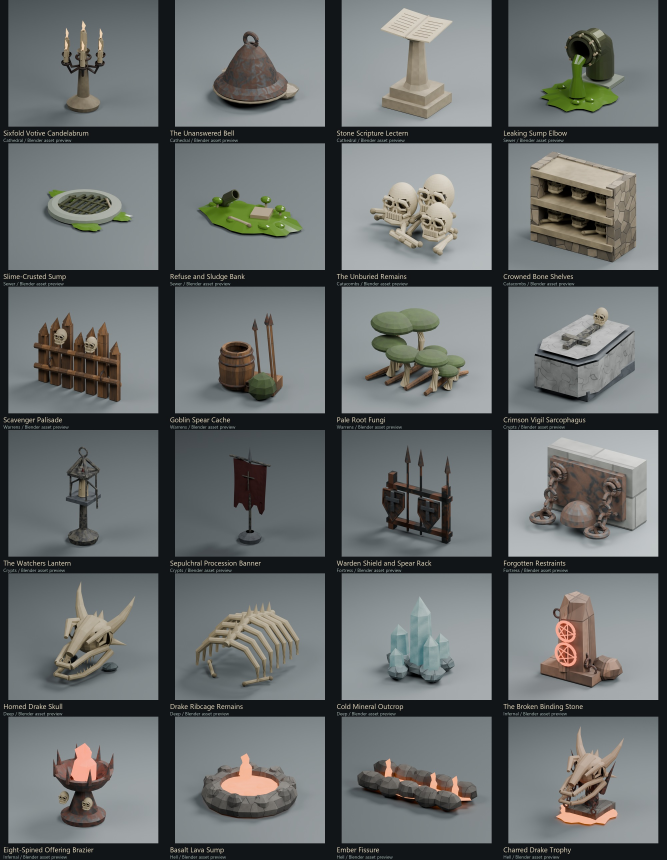
#> input picture ArtSource/RegionalDressing/CONTACT_SHEET.jpg, 2000 x 2580 px (shown at 1/3 size)
$ python create_room_kit_polish_review.py
#> lines starting #> are read from the running program, lines starting #| are printed output that depends on the picture
"""Assemble the polish review from real captures and recorded evidence.

Missing or incomplete evidence remains pending. This tool does not launch Unreal,
modify game assets, or promote a candidate. Run with the bundled Pillow Python.
"""
from __future__ import annotations

import argparse
from datetime import datetime, timezone
import html
import hashlib
import json
from pathlib import Path
import re
import shutil

from PIL import Image

ROOT = Path(__file__).resolve().parents[1]
parser = argparse.ArgumentParser()
parser.add_argument('--capture-dir', type=Path, default=ROOT / 'Builds/RoomKitPolishCandidate/Windows/DungeonCrawler/Saved/RoomKit')
parser.add_argument('--evidence-dir', type=Path, default=ROOT / 'Saved/RoomKitPolish')
parser.add_argument('--output-dir', type=Path, default=ROOT / 'ArtReview/RoomKitPolish')
args = parser.parse_args()
OUT = args.output_dir.resolve()
if not OUT.is_relative_to(ROOT / 'ArtReview'):
    raise SystemExit('Output must remain inside the project ArtReview folder.')
for directory in [OUT, OUT / 'native', OUT / 'comparison', OUT / 'source', OUT / 'evidence']:
    directory.mkdir(parents=True, exist_ok=True)
issues = []
evidence_links = []
published_images = []


def esc(value):
    return html.escape(str(value), quote=True)


def read_json(path):
    if not path.exists():
        return None
    try:
        return json.loads(path.read_text(encoding='utf-8-sig'))
    except (json.JSONDecodeError, OSError) as error:
        issues.append(f'{path.name}: incomplete or unreadable ({type(error).__name__}).')
        return None


def read_text(path):
    return path.read_text(encoding='utf-8-sig', errors='replace') if path.exists() else ''


def evidence(path, name=None):
    if not path.exists():
        return ''
    target = OUT / 'evidence' / (name or path.name)
    shutil.copy2(path, target)
    href = 'evidence/' + target.name
    if href not in [item[1] for item in evidence_links]:
        evidence_links.append((target.name, href))
    return href


def publish_image(path, folder, stem=None, size=(1400, 850)):
    """Copy a genuine full-resolution image and create a display thumbnail."""
    stem = stem or path.stem
    try:
        with Image.open(path) as original:
            image = original.convert('RGB')
            image.thumbnail(size, Image.Resampling.LANCZOS)
            target = OUT / folder / (stem + '.jpg')
            image.save(target, quality=91)
        full = OUT / folder / (stem + ('_original' if path.suffix.lower() == '.jpg' else '') + path.suffix.lower())
        shutil.copy2(path, full)
        published_images.append(dict(source=str(path), thumbnail=str(target.relative_to(OUT)), original=str(full.relative_to(OUT))))
        return str(target.relative_to(OUT)).replace('\\', '/'), str(full.relative_to(OUT)).replace('\\', '/')
    except (OSError, ValueError):
        issues.append(f'{path.name}: image is not yet complete.')
        return None


def picture(path, folder, caption, tag='Native Unreal capture', stem=None):
    result = publish_image(path, folder, stem)
    if not result:
        return pending(caption + ' — capture pending')
    thumbnail, full = result
    return (f'<figure><a href="{esc(full)}"><img src="{esc(thumbnail)}" alt="{esc(caption)}" loading="lazy"></a>'
            f'<figcaption>{esc(caption)}<span>{esc(tag)}</span></figcaption></figure>')


def pending(text):
    return f'<div class="pending-card">{esc(text)}</div>'


checks = []


def check(label, status, detail, path=None, name=None):
    href = evidence(path, name) if path else ''
    checks.append(dict(label=label, status=status, detail=detail, evidence=href))


campaign = read_json(ROOT / 'Content/Game/Data/campaign.json') or {}
floors = campaign.get('floors', [])
regions = {}
for floor in floors:
    regions.setdefault(floor['regionIndex'], floor['region'])
fallback_regions = ['Last Dawn Cathedral', 'Old City Sewers', 'Forgotten Catacombs', 'Goblin Warrens', 'Ancient Crypts', 'Buried Fortress', 'The Deep', 'Infernal Ruins', 'Hell']
for index, name in enumerate(fallback_regions):
    regions.setdefault(index, name)

props_manifest = read_json(ROOT / 'ArtSource/RegionalDressing/manifest.json') or {}
props = props_manifest.get('props', [])
source_qa_path = ROOT / 'ArtSource/RegionalDressing/validation.json'
source_qa = read_json(source_qa_path)
if source_qa and source_qa.get('status') == 'PASS' and source_qa.get('props') == 24 and source_qa.get('failures') == 0:
    check('Blender prop library', 'PASS', f"24 props across nine themes; {source_qa.get('triangles', 0):,} triangles total. Source assets only.", source_qa_path, 'prop_source_validation.json')
else:
    check('Blender prop library', 'PENDING', 'Complete source validation has not been recorded.', source_qa_path, 'prop_source_validation.json')

import_path = ROOT / 'Saved/RegionalDressingPass/import_report.json'
imported = read_json(import_path)
source_hashes = {record['id']: next((file['sha256'] for file in record.get('files', []) if file['path'].lower().endswith('.fbx')), None) for record in (source_qa or {}).get('records', [])}
current_import_hashes = bool(imported and len(imported.get('meshes', [])) == 24 and all(source_hashes.get(mesh['id']) == mesh.get('sourceFbxSha256') and source_hashes.get(mesh['id']) for mesh in imported['meshes']))
if imported and imported.get('status') == 'PASS' and imported.get('failures') == 0 and len(imported.get('meshes', [])) == 24 and len(imported.get('materials', [])) == 45 and current_import_hashes:
    check('Props imported into Unreal', 'PASS', '24 meshes and 45 regional material instances recorded.', import_path, 'prop_import.json')
elif imported and imported.get('status') == 'FAILED':
    check('Props imported into Unreal', 'FAIL', str(imported.get('error', 'Import reported a failure.')), import_path, 'prop_import.json')
else:
    check('Props imported into Unreal', 'PENDING', 'A complete import report matching the current source hashes is not yet present.', import_path, 'prop_import.json')

tests_path = args.evidence_dir / 'AutomationFinal/index.json'
tests = read_json(tests_path)
if tests:
    passed = tests.get('succeeded', 0) + tests.get('succeededWithWarnings', 0)
    failed = tests.get('failed', 0)
    unfinished = tests.get('notRun', 0) + tests.get('inProcess', 0)
    status = 'FAIL' if failed else 'PASS' if passed >= 25 and not unfinished else 'PENDING'
    check('Final automated game tests', status, f'{passed} passed, {failed} failed, {unfinished} unfinished.', tests_path, 'automation_final.json')
else:
    check('Final automated game tests', 'PENDING', 'The final automation report is not present.')

enemy_path = args.evidence_dir / 'enemy_distribution_results.txt'
enemy_text = read_text(enemy_path)
enemy_rows = re.findall(r'^floor=(\d+) seeds=(\d+) encounter_sites=(\d+)\.\.(\d+) latest_first_room=(\d+) (PASS|FAIL)\s*$', enemy_text, re.M)
enemy_cases = re.search(r'cases=(\d+);', enemy_text)
enemy_complete = (len(enemy_rows) == 18 and {int(row[0]) for row in enemy_rows} == set(range(18)) and
                  all(row[5] == 'PASS' and int(row[1]) == 24 and int(row[4]) <= 2 for row in enemy_rows) and
                  enemy_cases is not None and int(enemy_cases[1]) == 432)
if enemy_complete:
    check('Encounter distribution', 'PASS', '432 seeded floors checked; fights spread across at least 70% of exploration rooms, with an early encounter within two room exits.', enemy_path)
else:
    check('Encounter distribution', 'FAIL' if re.search(r'\bFAIL\b', enemy_text) else 'PENDING', 'The complete 18-floor distribution report is not yet available.', enemy_path)
diagnosis = read_json(args.evidence_dir / 'enemy_diagnosis.json') or {}
old_sites = [f.get('previousModularEncounters') for f in diagnosis.get('floors', []) if isinstance(f.get('previousModularEncounters'), int)]
new_min = min(int(row[2]) for row in enemy_rows) if enemy_complete else None
new_max = max(int(row[3]) for row in enemy_rows) if enemy_complete else None
enemy_html = '<p>The denser encounter layout is awaiting its completed validation report.</p>'
if enemy_complete:
    enemy_html = f'<p><strong>{new_min}–{new_max} encounters per floor</strong>, spread through the rooms. The first fight arrives within two room exits. Existing enemy artwork and roster combinations are reused.</p>'
    if old_sites:
        scale = max(max(old_sites), new_max)
        enemy_html += (f'<div class="bars"><div><span>Previous room layout</span><div class="track"><b style="width:{max(old_sites)/scale*100:.1f}%"></b></div><strong>{min(old_sites)}–{max(old_sites)}</strong></div>'
                       f'<div><span>Updated distribution</span><div class="track new"><b style="width:{new_max/scale*100:.1f}%"></b></div><strong>{new_min}–{new_max}</strong></div></div>')
    enemy_html += '<p class="small">Counts are encounter locations, not individual enemy sprites. Entrance and recovery spaces remain calm. Existing cleared rooms and saved progress require the separate migration checks.</p>'
    evidence(args.evidence_dir / 'enemy_diagnosis.json')
    evidence(args.evidence_dir / 'enemy_migration_results.txt')

coverage_path = args.evidence_dir / 'floor_coverage.json'
coverage = read_json(coverage_path)
if coverage:
    good = coverage.get('passed') is True and coverage.get('roomCount') == 25 and coverage.get('failures') == []
    check('Floor surface coverage', 'PASS' if good else 'FAIL', f"{coverage.get('roomCount', 0)} room meshes checked through export and reimport. This measures geometry coverage; it is separate from the rendered comparison.", coverage_path)
else:
    check('Floor surface coverage', 'PENDING', 'The floor mesh audit is not yet available.')

placement_path = args.evidence_dir / 'placement_simulation.json'
placement = read_json(placement_path)
placement_current = bool(placement and placement.get('inputs') and all((ROOT / item['path']).exists() and hashlib.sha256((ROOT / item['path']).read_bytes()).hexdigest() == item['sha256'] for item in placement['inputs'].values()))
if placement and placement_current:
    good = placement.get('status') == 'PASS' and placement.get('failures') == []
    check('Prop placement bounds simulation', 'PASS' if good else 'FAIL', f"{placement.get('configurations', 0):,} static configurations; {placement.get('acceptedPlacements', 0):,} accepted placements; {placement.get('overlappingNewPropAabbs', 0)} new-prop box overlaps. This is a source-data simulation, separate from native checks.", placement_path)
    evidence(args.evidence_dir / 'placement_simulation.md')
    evidence(args.evidence_dir / 'audit_dressing_placement.py')
else:
    check('Prop placement bounds simulation', 'PENDING', 'A bounds simulation matching the current source files is not yet recorded.', placement_path)

capture_files = sorted(args.capture_dir.glob('Floor_*_*.png'))
prop_captures = {}
ordinary_captures = []
for path in capture_files:
    prop_match = re.fullmatch(r'Floor_(\d+)_Prop_SM_RD_(.+)', path.stem)
    if prop_match:
        prop_captures.setdefault(prop_match[2], path)
    else:
        ordinary_captures.append(path)
runtime_path = args.capture_dir / 'runtime_results.txt'
runtime = read_text(runtime_path)
summary = re.search(r'Floors=(\d+); physical sweeps=(\d+); captured_room_types=(\d+); failures=(\d+)', runtime)
if summary:
    count, sweeps, room_types, failures = map(int, summary.groups())
    status = 'FAIL' if failures else 'PASS' if count == 18 else 'PENDING'
    check('Packaged room and gate checks', status, f'{count}/18 floors; {sweeps:,} physical boundary sweeps; {failures} failures.', runtime_path)
else:
    check('Packaged room and gate checks', 'PENDING', 'The completed 18-floor candidate report is not yet present.')

# Import/source reports do not establish placement. A dedicated native log must
# contain a completed dressing run; screenshots alone never become a check pass.
dressing_log = None
dressing_summary = None
for path in sorted(args.evidence_dir.glob('*.log'), key=lambda p: p.stat().st_mtime, reverse=True):
    if 'dressing' not in path.name.lower():
        continue
    matches = list(re.finditer(r'ROOM_KIT_DRESSING_REVIEW_COMPLETE floors=(\d+) failures=(\d+)', read_text(path)[-150000:]))
    if matches:
        dressing_log, dressing_summary = path, matches[-1]
        break
if dressing_summary:
    count, failures = map(int, dressing_summary.groups())
    check('Automated prop placement review', 'FAIL' if failures else 'PASS' if count == 18 else 'PENDING', f'{count}/18 floors completed; {failures} failures. Automated camera review, not a hands-on playtest.', dressing_log, 'native_dressing_review.log')
else:
    check('Automated prop placement review', 'PENDING', f'{len(prop_captures)} distinct prop captures found; the completed native review log is still pending.')

before_dir = args.evidence_dir / 'FloorDiagnosis/Nanite'
after_dir = args.evidence_dir / 'FloorDiagnosis/Retessellated'
before_files = sorted(before_dir.glob('Floor_*_FloorCheck_*.png'))
after_files = {p.name: p for p in after_dir.glob('Floor_*_FloorCheck_*.png')}
# Final packaged views supersede the earlier editor diagnostic at the same angle.
# If only some final views exist, each remaining fallback stays explicitly labeled.
packaged_floor_files = {p.name: p for p in args.capture_dir.glob('Floor_*_FloorCheck_*.png')}
after_files.update(packaged_floor_files)
pairs = [p for p in before_files if p.name in after_files]
packaged_comparison_count = sum(before.name in packaged_floor_files for before in pairs[:4])
floor_comparisons = []
# Lead with the paired angle, never substitute a different scene as an "after".
for before in pairs[:4]:
    match = re.search(r'FloorCheck_(.+)_(\d+)$', before.stem)
    label = match[1].replace('_', ' ').capitalize() + ' · view ' + str(int(match[2]) + 1) if match else 'Matching room view'
    after_tag = 'Packaged candidate · native floor diagnostic' if before.name in packaged_floor_files else 'Editor diagnostic · fallback until packaged view is captured'
    floor_comparisons.append('<div class="comparison-pair">' + picture(before, 'comparison', 'Before · ' + label, 'Earlier editor · native floor diagnostic', 'before_' + before.stem) + picture(after_files[before.name], 'comparison', 'After · ' + label, after_tag, 'after_' + before.stem) + '</div>')
if not pairs:
    first = before_files[0] if before_files else None
    floor_comparisons.append('<div class="comparison-pair">' + (picture(first, 'comparison', 'Before · floor surface', 'Earlier editor · native floor diagnostic', 'before_' + first.stem) if first else pending('Before capture pending')) + pending('Matching updated floor capture pending') + '</div>')

group_descriptions = [
    'Votive candles, a fallen bell and a scripture stand.',
    'A leaking pipe, slime-crusted drain and wet refuse.',
    'Loose remains and shelves filled with bones.',
    'Scavenged barricades, spear caches and pale fungi.',
    'Sarcophagi, vigil lanterns and crimson standards.',
    'Shield racks, weapons, chains and shackles.',
    'Horned drake skulls, ribcages and mineral outcrops.',
    'Binding stones and spiked offering braziers.',
    'Lava basins, glowing fissures and charred trophies.',
]
group_html = []
for region_index in range(9):
    group_props = [p for p in props if p.get('regionIndex') == region_index]
    cards = []
    for prop in group_props:
        path = prop_captures.get(prop['id'])
        if path:
            cards.append(picture(path, 'native', prop['name'], 'Native Unreal prop view · automated camera'))
    pictures = '<div class="prop-grid">' + ''.join(cards) + '</div>' if cards else pending('Native prop views are pending for this region.')
    group_html.append(f'<article class="region"><h3>{esc(regions[region_index])}</h3><p>{esc(group_descriptions[region_index])}</p><p class="small">{len(cards)} of {len(group_props)} prop types have native captures.</p>{pictures}</article>')

scene_labels = dict(Entrance='Dungeon entrance', Circular='Circular chamber', Bridge='Bridge over the void', RoundedTurn='Rounded passage', BossApproach='Approach to the guardian', LockedArena='Guardian arena', GuardianSeal='Sealed descent', SealedStairs='Gothic staircase')
journey = []
for scene in ['Entrance', 'Circular', 'Bridge', 'BossApproach', 'GuardianSeal', 'SealedStairs']:
    choices = [p for p in ordinary_captures if p.stem.endswith('_' + scene)]
    if choices:
        selected = choices[0]
        floor_no = int(re.match(r'Floor_(\d+)', selected.stem)[1])
        floor_name = floors[floor_no-1]['name'] if 0 < floor_no <= len(floors) else f'Floor {floor_no}'
        journey.append(picture(selected, 'native', scene_labels[scene], floor_name + ' · automated native capture'))
journey_html = '<div class="native-grid">' + ''.join(journey) + '</div>' if journey else pending('Final candidate room, bridge and guardian captures are pending.')

perf_path = args.evidence_dir / 'performance_results.json'
performance = read_json(perf_path)
perf_entries = performance if isinstance(performance, list) else next((performance[k] for k in ['scenes', 'results', 'measurements'] if isinstance(performance, dict) and isinstance(performance.get(k), list)), [])
perf_rows = []
for item in perf_entries:
    if not isinstance(item, dict):
        continue
    fps = item.get('fps', item.get('avg_fps', item.get('averageFps')))
    if not isinstance(fps, (int, float)) or fps <= 0:
        continue
    slow = item.get('p99_fps', item.get('slowFrameFps'))
    perf_rows.append(f'<tr><td>{esc(item.get("label", "Candidate"))}</td><td>{esc(item.get("scene", "Recorded view"))}</td><td>{fps:.1f}</td><td>{float(slow):.1f}</td></tr>' if isinstance(slow, (int, float)) else f'<tr><td>{esc(item.get("label", "Candidate"))}</td><td>{esc(item.get("scene", "Recorded view"))}</td><td>{fps:.1f}</td><td>—</td></tr>')
if perf_rows:
    performance_html = '<p>RTX 3060, 3440 × 1369 output, Epic quality and the existing automatic render-resolution setting. Measured stationary scenes after warm-up, with the frame cap and VSync disabled only for measurement. These figures do not represent every gameplay route. Slow-frame FPS is derived from the 99th-percentile frame time.</p><div class="table-wrap"><table><thead><tr><th>Build</th><th>Scene</th><th>Average FPS</th><th>Slow-frame FPS</th></tr></thead><tbody>' + ''.join(perf_rows) + '</tbody></table></div>'
    evidence(perf_path)
else:
    performance_html = '<p class="pending-card">Final performance measurements are pending.</p>'

promotion_path = args.evidence_dir / 'promotion.json'
promotion = read_json(promotion_path)
promoted = bool(isinstance(promotion, dict) and str(promotion.get('Status', promotion.get('status', ''))).upper() == 'PASS' and
                'RoomKitPolishCandidate' in str(promotion.get('Candidate', promotion.get('candidate', ''))) and
                promotion.get('SavedDirectoriesExcluded') is True and promotion.get('PlayerSavesModified') is False and
                promotion.get('Targets') and all(t.get('SHA256Verified') is True for t in promotion['Targets']))
if promoted:
    check('Installed build and saved games', 'PASS', 'Promotion report records matching runtime hashes and excludes saved-game directories.', promotion_path)
else:
    check('Installed build and saved games', 'PENDING', 'No completed promotion and save-preservation report is recorded for this candidate.', promotion_path)
release_status = 'Installed update recorded' if promoted else 'Candidate review · installation not yet recorded'

blender = ROOT / 'ArtSource/RegionalDressing/CONTACT_SHEET.jpg'
if blender.exists():
    blender_html = picture(blender, 'source', 'The 24-prop source library', 'Blender studio previews — separate from the game lighting above')
#> in publish_image, original is the input picture: PIL image 2000x2580 RGB; mean R, G, B 103.5, 107.7, 107.5
#> in publish_image, `image.thumbnail(size, Image.Resampling.LANCZOS)`:
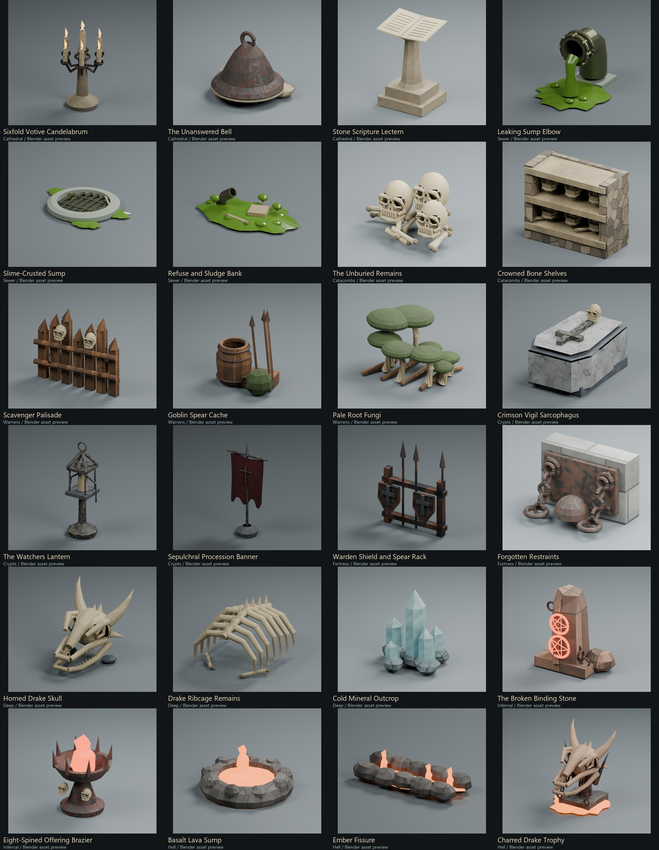
#> image: PIL image 659x850 RGB; mean R, G, B 103.5, 107.7, 107.5
else:
    blender_html = pending('Blender source contact sheet is not yet available.')

for audit in ['packaged_floor_visual_review.json', 'packaged_prop_visual_review.json', 'preservation.json', 'performance_comparison.json']:
    evidence(args.evidence_dir / audit)
#> (the rest of the program and of its run is left out)
